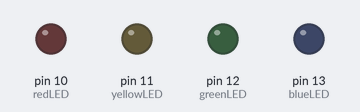
Recording of a sketch running on a simulated Arduino Uno, built with avr-gcc and run on an emulated ATmega328P. On the bench: output pins drawn as LEDs (lit = HIGH).

Above: at 0.3 s.
At 0.75 s:
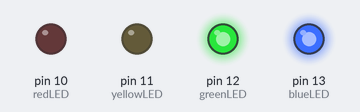
At 0.95 s:
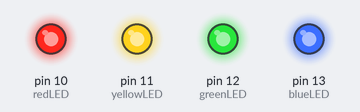
At 1.65 s:
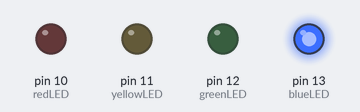
At 2.85 s:
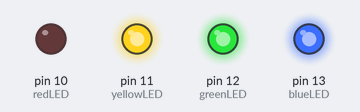
Timing chart, 0 to 3.1 s (numbered marks = the images above):
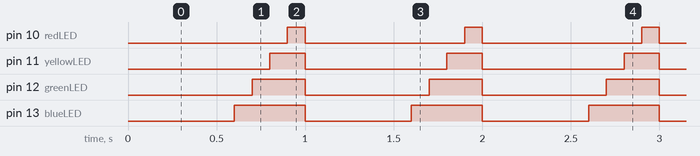

Measured:
- by itself, pin 10 (redLED): alternates HIGH for 0.10 s and LOW for 0.90 s
- by itself, pin 11 (yellowLED): alternates HIGH for 0.20 s and LOW for 0.80 s
- by itself, pin 12 (greenLED): alternates HIGH for 0.30 s and LOW for 0.70 s
- by itself, pin 13 (blueLED): alternates HIGH for 0.40 s and LOW for 0.60 s

The sketch:

sketch_mar16a.ino
```cpp
int blueLED = 13;
int greenLED = 12;
int yellowLED = 11;
int redLED = 10;


void setup() {
  // put your setup code here, to run once:
  pinMode(blueLED, OUTPUT);
  pinMode(greenLED, OUTPUT);
  pinMode(yellowLED, OUTPUT);
  pinMode(redLED, OUTPUT);
}

void loop() {
  // put your main code here, to run repeatedly:
  delay(600);
  digitalWrite(blueLED, HIGH);
  delay(100);
  digitalWrite(greenLED, HIGH);
  delay(100);
  digitalWrite(yellowLED, HIGH);
  delay(100);
  digitalWrite(redLED, HIGH);
  delay(100);
  digitalWrite(blueLED, LOW);
  digitalWrite(greenLED, LOW);
  digitalWrite(yellowLED, LOW);
  digitalWrite(redLED, LOW);

}
```
